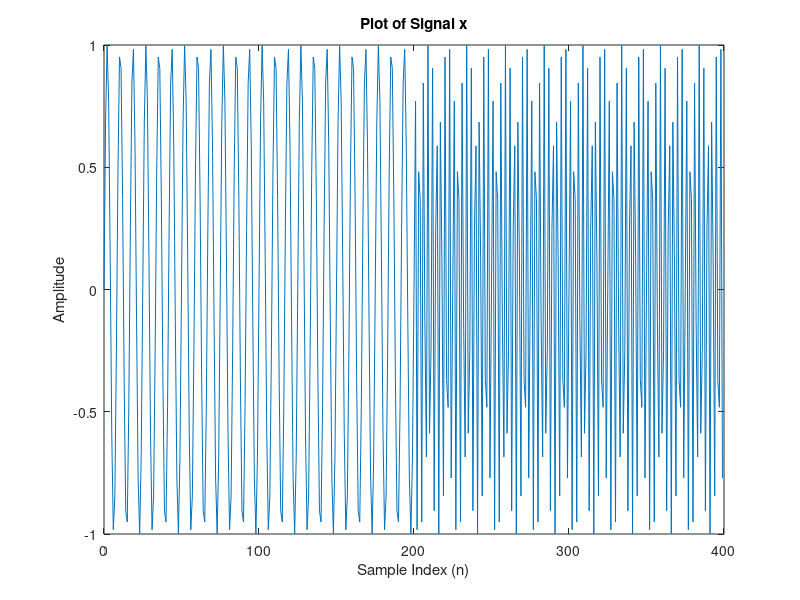

Here is the MATLAB script that generated this plot: (Note: this script raises an error after producing the figure.)
% Generate the signal
n = 0:399;
x1 = sin(0.24*pi*n(1:200));
x2 = sin(0.72*pi*n(201:400));
x = [x1, x2];

% Plot the signal
plot(n, x);
xlabel('Sample Index (n)');
ylabel('Amplitude');
title('Plot of Signal x');


% Plot the amplitude spectrum using LCPS
LCPS(x);
title('Amplitude Spectrum of Signal x');
